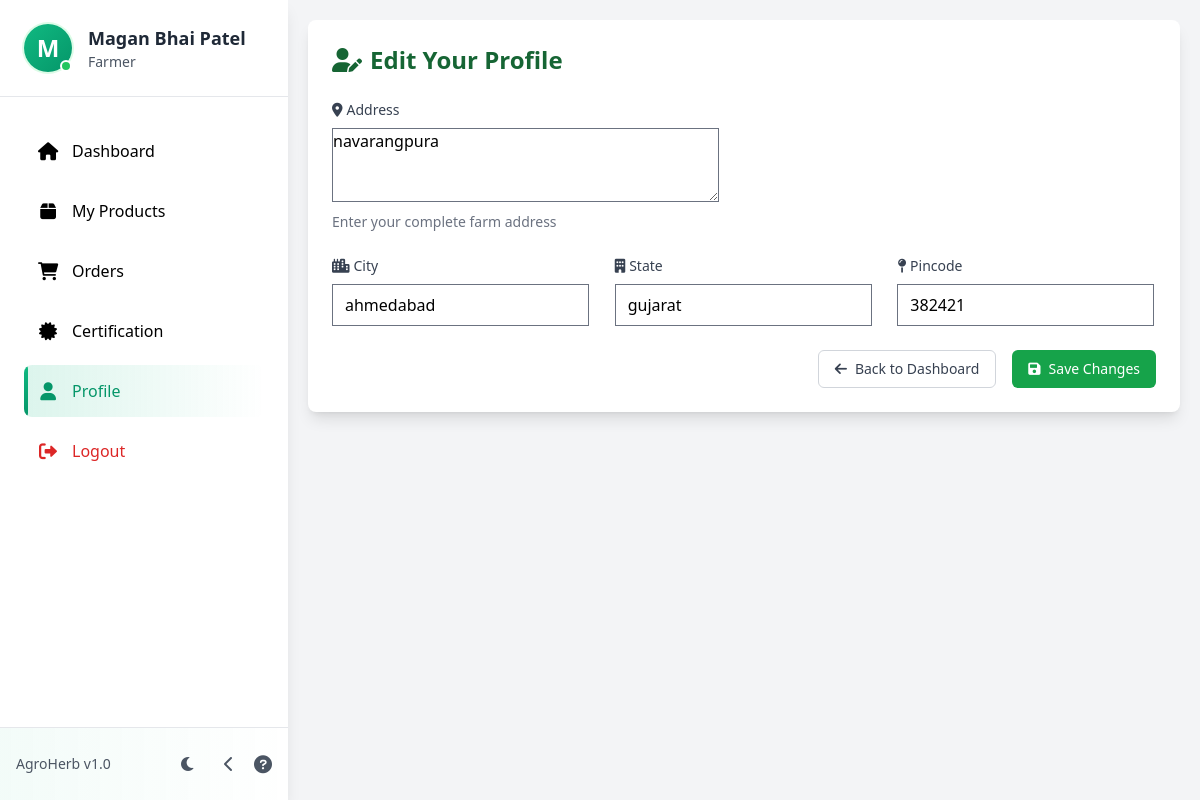
/farmer/profile/edit/ (signed in), run on the app's committed database.
### api/models.py (models this page shows, shortened)
class User(AbstractBaseUser, PermissionsMixin):
    ROLE_CHOICES = [
        ('Farmer', 'Farmer'),
        ('Customer', 'Customer'),
        ('Admin', 'Admin'),
        ('Verifier', 'Verifier'),
    ]
    user_id = models.AutoField(primary_key=True)
    full_name = models.CharField(max_length=100)
    email = models.EmailField(unique=True)
    phone_number = models.CharField(max_length=15)
    role = models.CharField(max_length=10, choices=ROLE_CHOICES, default='Customer')
    is_active = models.BooleanField(default=True)
    is_staff = models.BooleanField(default=False)
    objects = UserManager()
    USERNAME_FIELD = 'email'
    REQUIRED_FIELDS = ['full_name', 'phone_number']

class FarmerProfile(models.Model):
    user = models.OneToOneField(User, on_delete=models.CASCADE)
    address = models.TextField()
    city = models.CharField(max_length=100)
    state = models.CharField(max_length=100)
    pincode = models.CharField(max_length=10)

### api/views.py (the view)
# urls.py: path('farmer/profile/edit/', views.edit_farmer_profile, name='edit_farmer_profile'),
@login_required
def edit_farmer_profile(request):
    if request.user.role != 'Farmer':
        messages.error(request, 'Only farmers can edit their profile.')
        return redirect('home')
    try:
        farmer_profile = FarmerProfile.objects.get(user=request.user)
    except FarmerProfile.DoesNotExist:
        farmer_profile = None
    if request.method == 'POST':
        form = FarmerProfileForm(request.POST, instance=farmer_profile)
        if form.is_valid():
            profile = form.save(commit=False)
            profile.user = request.user
            profile.save()
            messages.success(request, 'Profile updated successfully!')
            return redirect('farmer_dashboard')
        else:
            messages.error(request, 'Please correct the errors below.')
    else:
        form = FarmerProfileForm(instance=farmer_profile)
    context = {
        'form': form,
        'farmer_profile': farmer_profile,
    }
    return render(request, 'farmer/edit_profile.html', context)

### api/forms.py
class FarmerProfileForm(forms.ModelForm):
    class Meta:
        model = FarmerProfile
        fields = ['address', 'city', 'state', 'pincode']
        widgets = {
            'address': forms.Textarea(attrs={'class': 'form-control', 'rows': 3}),
            'city': forms.TextInput(attrs={'class': 'form-control'}),
            'state': forms.TextInput(attrs={'class': 'form-control'}),
            'pincode': forms.TextInput(attrs={'class': 'form-control'}),
        }

### templates/farmer/edit_profile.html (shortened to what this page needs)
{% extends 'farmer/farmer_base.html' %}
{% block content %}
<div class="flex flex-col p-5">
    <div class="bg-white rounded-lg shadow-lg p-6">
        <div class="flex items-center justify-between mb-6">
            <h2 class="text-2xl font-bold text-green-800">
                <i class="fas fa-user-edit mr-2"></i>Edit Your Profile
            </h2>
        </div>
        <form method="post" class="space-y-6">
            <div>
                <label for="{{ form.address.id_for_label }}" class="block text-sm font-medium text-gray-700 mb-2">
                    <i class="fas fa-map-marker-alt mr-1"></i>Address
                </label>
                {{ form.address }}
                <p class="mt-1 text-sm text-gray-500">Enter your complete farm address</p>
            </div>
            <div class="grid grid-cols-1 md:grid-cols-3 gap-6">
                <div>
                    <label for="{{ form.city.id_for_label }}" class="block text-sm font-medium text-gray-700 mb-2">
                        <i class="fas fa-city mr-1"></i>City
                    </label>
                    {{ form.city }}
                </div>
                <div>
                    <label for="{{ form.state.id_for_label }}" class="block text-sm font-medium text-gray-700 mb-2">
                        <i class="fas fa-building mr-1"></i>State
                    </label>
                    {{ form.state }}
                </div>
                <div>
                    <label for="{{ form.pincode.id_for_label }}" class="block text-sm font-medium text-gray-700 mb-2">
                        <i class="fas fa-map-pin mr-1"></i>Pincode
                    </label>
                    {{ form.pincode }}
                </div>
            </div>
            <div class="flex justify-end space-x-4">
                <a href="{% url 'farmer_dashboard' %}" class="px-4 py-2 border border-gray-300 rounded-md text-sm font-medium text-gray-700 hover:bg-gray-50">
                    <i class="fas fa-arrow-left mr-2"></i>Back to Dashboard
                </a>
                <button type="submit" class="px-4 py-2 bg-green-600 text-white rounded-md text-sm font-medium hover:bg-green-700">
                    <i class="fas fa-save mr-2"></i>Save Changes
                </button>
            </div>
        </form>
    </div>
</div>
{% endblock %}

### templates/farmer/sidebar.html (shortened to what this page needs)
<!DOCTYPE html>
<html lang="en">
<head>
    <script src="https://cdn.tailwindcss.com"></script>
</head>
<body class="flex m-0 font-sans">
    <div class="sidebar fixed left-0 top-0 h-full bg-white dark:bg-gray-900 shadow-lg z-50">
        <div class="p-6 border-b border-gray-200 dark:border-gray-700 profile-section">
            <div class="flex items-center">
                <div class="relative">
                    {% if user.farmer_profile.photo %}
                        <img src="{{ user.farmer_profile.photo.url }}" alt="Profile Photo"
                             class="w-12 h-12 rounded-full object-cover ring-2 ring-green-100 dark:ring-green-900 transition-all duration-300 hover:scale-110 hover:ring-green-200 dark:hover:ring-green-800">
                    {% else %}
                        <div class="w-12 h-12 rounded-full default-avatar ring-2 ring-green-100 dark:ring-green-900 transition-all duration-300 hover:scale-110 hover:ring-green-200 dark:hover:ring-green-800">
                            {{ user.full_name|first|upper }}
                        </div>
                    {% endif %}
                    <div class="absolute bottom-0 right-0 w-3 h-3 bg-green-500 rounded-full border-2 border-white dark:border-gray-900 online-indicator"></div>
                </div>
                <div class="ml-4">
                    <h2 class="text-lg font-semibold text-gray-800 dark:text-white profile-name">{{ user.full_name }}</h2>
                    <p class="text-sm text-gray-600 dark:text-gray-400 profile-role">Farmer</p>
                </div>
            </div>
        </div>
        <nav class="p-6">
            <ul class="space-y-2">
                <li class="nav-item">
                    <a href="{% url 'farmer_dashboard' %}"
                       class="sidebar-link flex items-center p-3 rounded-lg {% if request.resolver_match.url_name == 'farmer_dashboard' %}active{% endif %}">
                        <div class="icon-wrapper mr-3">
                            <i class="fas fa-home text-lg"></i>
                        </div>
                        <span class="nav-text">Dashboard</span>
                    </a>
                </li>
                <li class="nav-item">
                    <a href="{% url 'product_list' %}"
                       class="sidebar-link flex items-center p-3 rounded-lg {% if request.resolver_match.url_name == 'product_list' %}active{% endif %}">
                        <div class="icon-wrapper mr-3">
                            <i class="fas fa-box text-lg"></i>
                        </div>
                        <span class="nav-text">My Products</span>
                    </a>
                </li>
                <li class="nav-item">
                    <a href="{% url 'farmer_orders' %}"
                       class="sidebar-link flex items-center p-3 rounded-lg {% if request.resolver_match.url_name == 'farmer_orders' %}active{% endif %}">
                        <div class="icon-wrapper mr-3">
                            <i class="fas fa-shopping-cart text-lg"></i>
                        </div>
                        <span class="nav-text">Orders</span>
                    </a>
                </li>
                <li class="nav-item">
                    <a href="{% url 'certification_request' %}"
                       class="sidebar-link flex items-center p-3 rounded-lg {% if request.resolver_match.url_name == 'certification_request' %}active{% endif %}">
                        <div class="icon-wrapper mr-3">
                            <i class="fas fa-certificate text-lg"></i>
                        </div>
                        <span class="nav-text">Certification</span>
                    </a>
                </li>
                <li class="nav-item">
                    <a href="{% url 'edit_farmer_profile' %}"
                       class="sidebar-link flex items-center p-3 rounded-lg {% if request.resolver_match.url_name == 'edit_farmer_profile' %}active{% endif %}">
                        <div class="icon-wrapper mr-3">
                            <i class="fas fa-user text-lg"></i>
                        </div>
                        <span class="nav-text">Profile</span>
                    </a>
                </li>
                <li class="nav-item">
                    <a href="{% url 'logout' %}"
                       class="sidebar-link logout-link flex items-center p-3 rounded-lg text-red-600 dark:text-red-400 hover:bg-red-50 dark:hover:bg-red-900/20">
                        <div class="icon-wrapper mr-3">
                            <i class="fas fa-sign-out-alt text-lg"></i>
                        </div>
                        <span class="nav-text">Logout</span>
                    </a>
                </li>
            </ul>
        </nav>
        <div class="absolute bottom-0 w-full p-4 border-t border-gray-200 dark:border-gray-700 bottom-section">
            <div class="flex items-center justify-between">
                <span class="text-sm text-gray-600 dark:text-gray-400 version-text">AgroHerb v1.0</span>
                <div class="flex items-center space-x-3">
                    <button class="theme-toggle p-2 rounded-lg hover:bg-gray-100 dark:hover:bg-gray-800" onclick="toggleTheme()">
                        <i class="fas fa-moon dark:hidden text-gray-600"></i>
                    </button>
                    <button class="toggle-button p-2 rounded-lg hover:bg-gray-100 dark:hover:bg-gray-800" onclick="toggleSidebar()">
                        <i class="fas fa-chevron-left text-gray-600 dark:text-gray-400"></i>
                    </button>
                    <a href="#" class="help-icon">
                        <i class="fas fa-question-circle text-lg text-gray-600 dark:text-gray-400"></i>
                    </a>
                </div>
            </div>
        </div>
    </div>
</body>
</html>

### templates/farmer/sidebar.html (style rules this page uses)
:root { --sidebar-width: 18rem; --sidebar-collapsed-width: 5rem; }
.sidebar { width: var(--sidebar-width); transition: all 0.3s cubic-bezier(0.4, 0, 0.2, 1); }
.sidebar-link { transition: all 0.3s cubic-bezier(0.4, 0, 0.2, 1); position: relative; overflow: hidden; margin: 0.25rem 0; white-space: nowrap; }
.sidebar-link::before { content: ''; position: absolute; left: 0; top: 0; height: 100%; width: 4px; background: linear-gradient(to bottom, #10b981, #059669); transform: scaleY(0); transition: transform 0.3s cubic-bezier(0.4, 0, 0.2, 1); border-radius: 0 4px 4px 0; }
.sidebar-link:hover::before, .sidebar-link.active::before { transform: scaleY(1); }
.sidebar-link.active { background: linear-gradient(to right, rgba(16, 185, 129, 0.15), transparent); color: #059669; font-weight: 500; }
.profile-section { transition: all 0.3s cubic-bezier(0.4, 0, 0.2, 1); position: relative; overflow: hidden; }
.profile-section::after { content: ''; position: absolute; bottom: 0; left: 0; width: 100%; height: 2px; background: linear-gradient(to right, #10b981, #059669); transform: scaleX(0); transition: transform 0.3s cubic-bezier(0.4, 0, 0.2, 1); }
.nav-item { animation: slideIn 0.5s cubic-bezier(0.4, 0, 0.2, 1) forwards; opacity: 0; }
.nav-item:nth-child(1) { animation-delay: 0.1s; }
.nav-item:nth-child(2) { animation-delay: 0.2s; }
.nav-item:nth-child(3) { animation-delay: 0.3s; }
.nav-item:nth-child(4) { animation-delay: 0.4s; }
.nav-item:nth-child(5) { animation-delay: 0.5s; }
.nav-item:nth-child(6) { animation-delay: 0.6s; }
.icon-wrapper { transition: all 0.3s cubic-bezier(0.4, 0, 0.2, 1); position: relative; min-width: 1.5rem; text-align: center; }
.sidebar-link.active .icon-wrapper { color: #059669; }
.online-indicator { animation: pulse 2s infinite; }
.bottom-section { background: linear-gradient(to right, rgba(16, 185, 129, 0.05), transparent); }
.help-icon { transition: all 0.3s cubic-bezier(0.4, 0, 0.2, 1); }
.logout-link { transition: all 0.3s cubic-bezier(0.4, 0, 0.2, 1); }
.theme-toggle { transition: all 0.3s cubic-bezier(0.4, 0, 0.2, 1); }
.toggle-button { transition: all 0.3s cubic-bezier(0.4, 0, 0.2, 1); }
.default-avatar { background: linear-gradient(135deg, #10b981 0%, #059669 100%); display: flex; align-items: center; justify-content: center; color: white; font-weight: 600; font-size: 1.5rem; text-transform: uppercase; }

### data on the page
User: full_name|first "M", full_name "Magan Bhai Patel"
FarmerProfile: address "navarangpura", city "ahmedabad", state "gujarat", pincode "382421"
